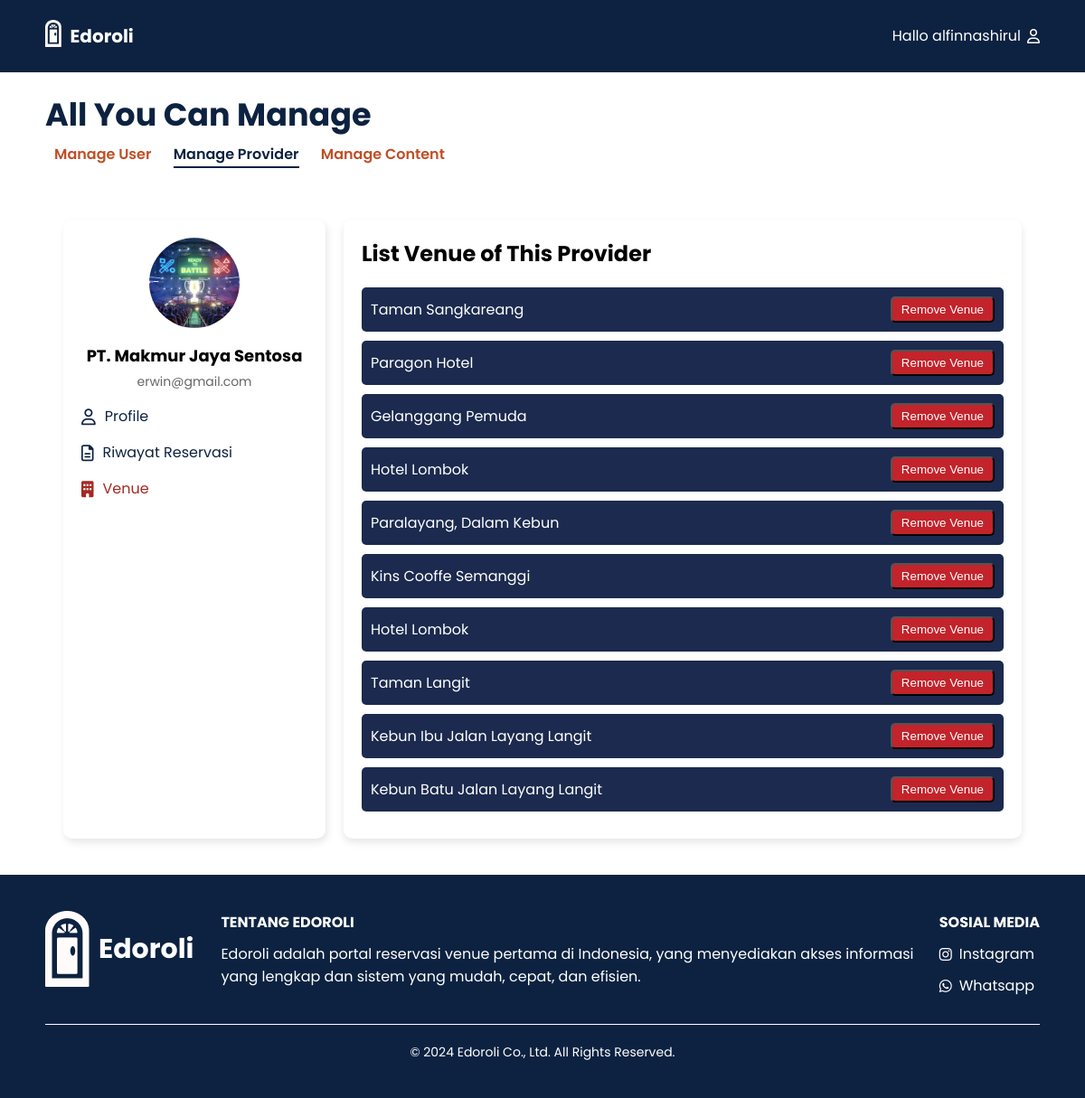
/Admin/prov_venue.php?id=3 (signed in), run on the app's committed database.
### tables this page shows
CREATE TABLE `provider` (
  `id_provider` int(10) NOT NULL,
  `gmail` varchar(30) DEFAULT NULL,
  `username` varchar(30) DEFAULT NULL,
  `lembaga` varchar(200) NOT NULL,
  `password` varchar(255) DEFAULT NULL,
  `nomorhp` bigint(18) DEFAULT NULL,
  `alamat` varchar(255) DEFAULT NULL
);

CREATE TABLE `venue` (
  `id_venue` int(10) NOT NULL,
  `nama_venue` varchar(30) DEFAULT NULL,
  `deskripsi_fasilitas` text DEFAULT NULL,
  `alamat` varchar(255) DEFAULT NULL,
  `penanggung_jawab` varchar(30) DEFAULT NULL,
  `kapasitas` int(30) DEFAULT NULL,
  `harga` int(255) DEFAULT NULL,
  `kota` varchar(255) DEFAULT NULL,
  `gambar` text NOT NULL,
  `jenis_instansi` enum('Pemerintah','Swasta') DEFAULT NULL,
  `id_provider` int(10) DEFAULT NULL,
  `main_venue` tinyint(1) DEFAULT 0
);

### Admin/prov_venue.php (the view, shortened to what this page needs)
<?php
$conn = connectDatabase();
$provider_id = isset($_GET['id']) ? (int)$_GET['id'] : null;
$sql_provider = "SELECT * FROM provider WHERE id_provider = ?";
$stmt_provider = $conn->prepare($sql_provider);
$stmt_provider->bind_param("i", $provider_id);
$stmt_provider->execute();
$result_provider = $stmt_provider->get_result();
$provider = $result_provider->fetch_assoc();
$sql_venue = "SELECT * FROM venue WHERE id_provider = ?";
$stmt_venue = $conn->prepare($sql_venue);
$stmt_venue->bind_param("i", $provider_id);
$stmt_venue->execute();
$result_venue = $stmt_venue->get_result();
$venues = $result_venue->fetch_all(MYSQLI_ASSOC);
?>
<!DOCTYPE html>
<html lang="en">
<head>
    <link rel="stylesheet" href="https://cdnjs.cloudflare.com/ajax/libs/font-awesome/6.0.0-beta3/css/all.min.css">
    <link rel="stylesheet" href="../css/prov_venue.css">
    <link rel="stylesheet" href="../css/footer.css">
</head>
<body>
<header>
    <div class="wrapper">
        <div class="logo-nama">
            <div class="logo"><img src="../image/logo.png" alt="Logo"></div>
            <div class="nama_website"><a href="#">Edoroli</a></div>
        </div>
        <div class="menu">
            <a href="user_manage.php?page=1">Hallo <?php echo htmlspecialchars($_SESSION['admin_name']); ?>
            <i class="far fa-user"></i></a>
        </div>
    </div>
</header>
<nav class="main-title">
<h1>All You Can Manage</h1>
    <div class="nav-links">
        <a href="user_manage.php?page=1" class="nav-item" id="user">Manage User</a>
        <a href="prov_manage.php?page=1" class="nav-item active" id="provider">Manage Provider</a>
        <a href="content_venue.php" class="nav-item" id="content">Manage Content</a>
    </div>
</nav>
<main>
    <div class="container">
        <div class="sidebar">
          <div class="profile-info">
            <img src="../image/MLBB.jpg" alt="Profile Picture" />
            <h3><?php echo htmlspecialchars($provider['lembaga']); ?></h3>
            <p><?php echo htmlspecialchars($provider['gmail']); ?></p>
          </div>
          <nav>
            <ul>
            <li><a href="prov_detail.php?id=<?php echo $provider_id; ?>"><i class="far fa-user"></i> Profile</a></li>
            <li><a href="prov_riwayatR.php?id=<?php echo $provider_id; ?>"><i class="far fa-file-alt"></i> Riwayat Reservasi</a></li>
            <li class="active"><a href="prov_venue.php?id=<?php echo $provider_id; ?>"><i class="fas fa-building"></i> Venue</a></li>
            </ul>
          </nav>
        </div>
    <div class="content">
        <div class="main-venue">
            <h2>List Venue of This Provider</h2>
            <div class="venue-list">
                <?php foreach ($venues as $venue): ?>
                    <div class="venue-item">
                        <span><?php echo htmlspecialchars($venue['nama_venue']); ?></span>
                        <form action="../php/delete_venue.php" method="POST" onsubmit="return confirm('Are you sure wanna remove this?')">
                            <button type="submit" class="delete-btn">Remove Venue</button>
                        </form>
                    </div>
                <?php endforeach; ?>
            </div>
        </div>
    </div>
</main>
<?php require_once '../php/footer.php'; ?>
</body>
</html>

### css/prov_venue.css (style rules this page uses)
* { text-decoration: none; margin: 0px; padding: 0px; }
body { font-family: "Poppins", sans-serif; margin: 0; padding: 0; background-color: white; }
.wrapper { width: 1100px; margin: auto; align-items: center; }
.nama_website a { font-size: 20px; font-weight: bold; float: left; font-family: "Poppins"; color: #fff; }
.logo img { padding: 22px 10px 0px 0px; vertical-align: center; float: left; max-width: 50px; max-height: 30px; }
.menu { float: right; display: flex; align-items: center; margin-left: auto; }
.menu a { color: #fff; display: flex; align-items: center; }
.menu a i { margin-left: 7px; }
header { width: 100%; margin: auto; display: flex; line-height: 80px; position: sticky; top: 0px; background-color: #0c2240; z-index: 10; justify-content: space-between; align-items: center; }
.main-title { max-width: 1100px; margin: 20px auto; display: flex; flex-direction: column; }
.main-title h1 { font-size: 35px; color: #0c2240; margin-bottom: 5px; }
.main-title a { margin: 0 10px; color: #bf4f26; text-decoration: none; font-size: 18px solid; position: relative; font-weight: 600; }
.nav-item.active { color: #0c2240; }
.nav-item.active::after { content: ""; position: absolute; width: 100%; height: 2px; background-color: #0c2240; left: 0; bottom: -4px; }
main { max-width: 1100px; margin: auto; padding: 20px; box-sizing: border-box; }
.container { display: flex; margin: 20px auto; max-width: 1100px; gap: 20px; }
.sidebar { background-color: #fff; border-radius: 10px; box-shadow: 2px 4px 8px rgba(0.1, 0, 0, 0.1); padding: 20px; width: 250px; }
.profile-info { text-align: center; }
.profile-info img { width: 100px; height: 100px; border-radius: 50%; margin-bottom: 10px; }
.profile-info h3 { font-size: 18px; margin-bottom: 5px; }
.profile-info p { font-size: 14px; color: #666; }
.sidebar nav ul { list-style: none; padding: 0; }
.sidebar nav ul li { margin: 15px 0; }
.sidebar nav ul li a { color: #0c2240; font-size: 16px; display: flex; align-items: center; gap: 10px; }
.sidebar nav ul li a i { font-size: 18px; }
.sidebar nav ul li.active a { color: #a62821; }
.sidebar nav ul li.active a i { color: #a62821; }
.content { flex-grow: 1; background-color: #fff; border-radius: 10px; box-shadow: 0 4px 8px rgba(0, 0, 0, 0.1); padding: 20px; }
.main-venue h2 { margin-bottom: 20px; }
.venue-item { display: flex; justify-content: space-between; align-items: center; padding: 10px; background-color: #1b2a4e; color: #fff; margin-bottom: 10px; border-radius: 5px; }
.delete-btn { background-color: #C3232B; color: #fff; padding: 5px 10px; border-radius: 5px; }

### data on the page
provider: lembaga "PT. Makmur Jaya Sentosa", gmail "erwin@gmail.com"
venue: nama_venue "Taman Sangkareang"
venue: nama_venue "Paragon Hotel"
venue: nama_venue "Gelanggang Pemuda"
venue: nama_venue "Hotel Lombok"
venue: nama_venue "Paralayang, Dalam Kebun"
venue: nama_venue "Kins Cooffe Semanggi"
venue: nama_venue "Hotel Lombok"
venue: nama_venue "Taman Langit"
venue: nama_venue "Kebun Ibu Jalan Layang Langit"
venue: nama_venue "Kebun Batu Jalan Layang Langit"

### other printed values
$_SESSION['admin_name'] "alfinnashirul"
